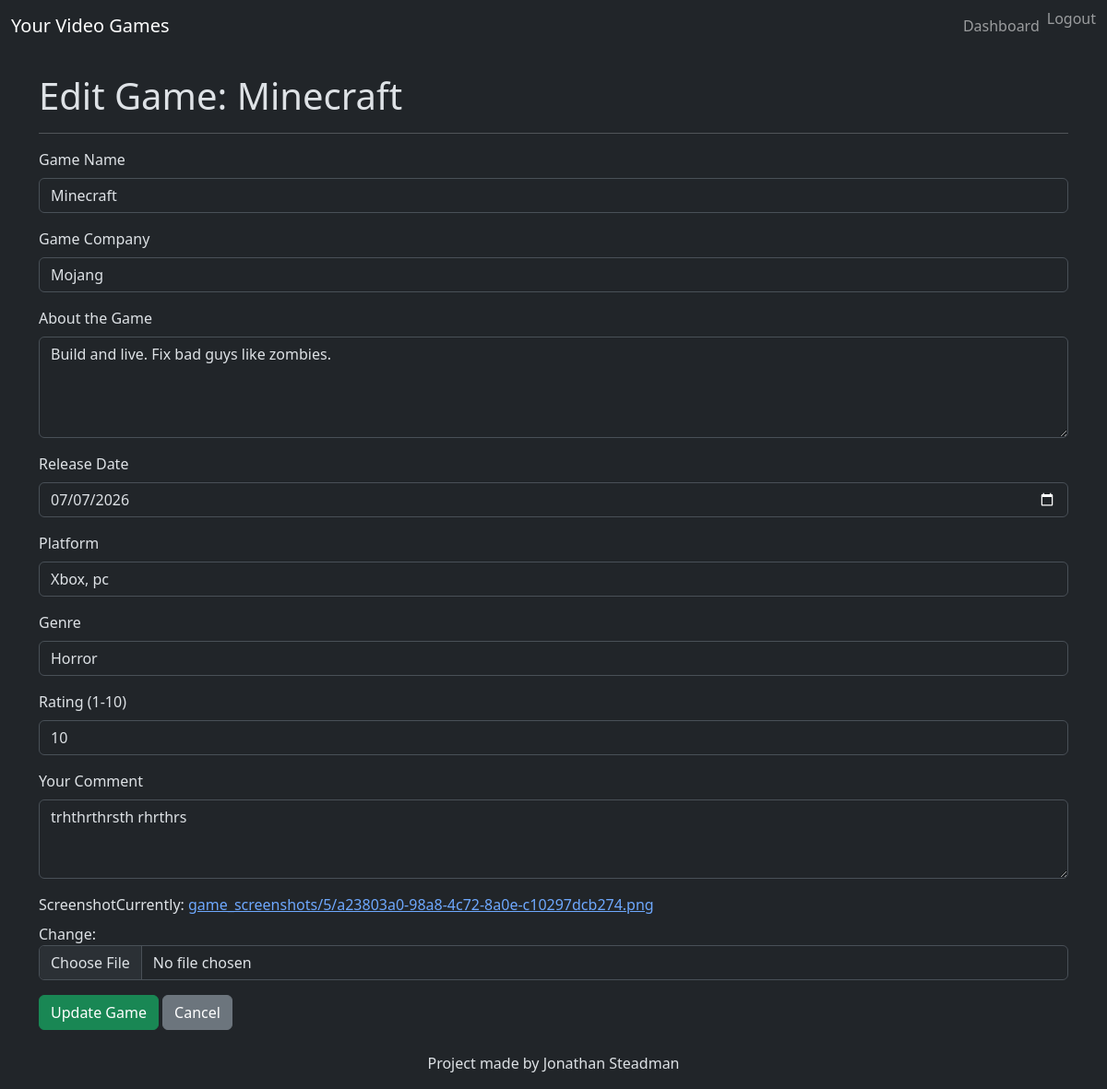
/edit_game/11/ (signed in), run on the app's committed database.
### myapp/models.py (models this page shows, shortened)
class Game(models.Model):
    user = models.ForeignKey(User, on_delete=models.CASCADE,related_name='Games')
    name = models.CharField(max_length=200)
    game_company = models.CharField(max_length=200)
    about = models.TextField()
    realise_date = models.DateField()
    platform = models.CharField(max_length=100)
    genre = models.CharField(max_length=100)
    rating = models.IntegerField(default=0)  # 1-10
    comment = models.TextField()
    screenshot = models.ImageField(upload_to=game_screenshot_path)
    order = models.IntegerField(default=0)
    class Meta:
        ordering = ['order']  # This will order games by this field

### myapp/views.py (the view)
# urls.py: path('edit_game/<int:game_id>/', views.edit_game, name='edit_game'),  # Add this
def edit_game(request, game_id):
    game = get_object_or_404(Game, id=game_id)
    if game.user != request.user:
        return redirect('information')
    if request.method == 'POST':
        form = GameForm(request.POST, request.FILES, instance=game)
        if form.is_valid():
            form.save()
            return redirect('information')
    else:
        form = GameForm(instance=game)
    return render(request, 'edit_game.html', {'form': form, 'game': game})

### myapp/templates/edit_game.html (shortened to what this page needs)
{% load django_bootstrap5 %}
{% load static %}
<!DOCTYPE html>
<html data-bs-theme="dark">
<head>
    {% bootstrap_css %}
</head>
<body>
    <nav class="navbar navbar-expand-lg navbar-dark bg-dark">
        <div class="container-fluid">
            <a class="navbar-brand" href="#">Your Video Games</a>
            <div class="collapse navbar-collapse" id="navbarNav">
                <ul class="navbar-nav ms-auto">
                    <li class="nav-item">
                        <a class="nav-link" href="{% url 'information' %}">Dashboard</a>
                    </li>
                    <li class="nav-item">
                        <form method="post" action="{% url 'logout' %}" style="display: inline;">
                            <button type="submit" class="btn btn-link nav-link" style="border: none; background: none; color: rgba(255,255,255,.55); text-decoration: none; padding: 0; cursor: pointer;">
                                Logout
                            </button>
                        </form>
                    </li>
                </ul>
            </div>
        </div>
    </nav>
    <div class="container mt-4">
        <h1>Edit Game: {{ game.name }}</h1>
        <hr>
        <form method="post" enctype="multipart/form-data">
            {% bootstrap_form form %}
            <button type="submit" class="btn btn-success">Update Game</button>
            <a href="{% url 'information' %}" class="btn btn-secondary">Cancel</a>
        </form>
    </div>
    <p class="text-center mt-4">Project made by Jonathan Steadman</p>
</body>
</html>

### data on the page
Game: name "Minecraft", game_company "Mojang", about "Build and live. Fix bad guys like zombies.", realise_date "07/07/2026", platform "Xbox, pc", genre "Horror", rating "10", comment "trhthrthrsth rhrthrs"
